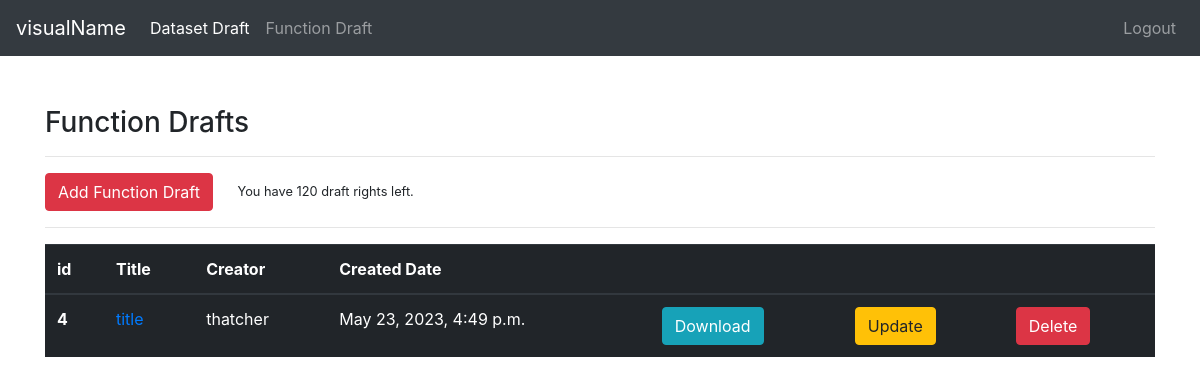
Page /drafts/funcDraft/ (signed in) on the earlier database version.
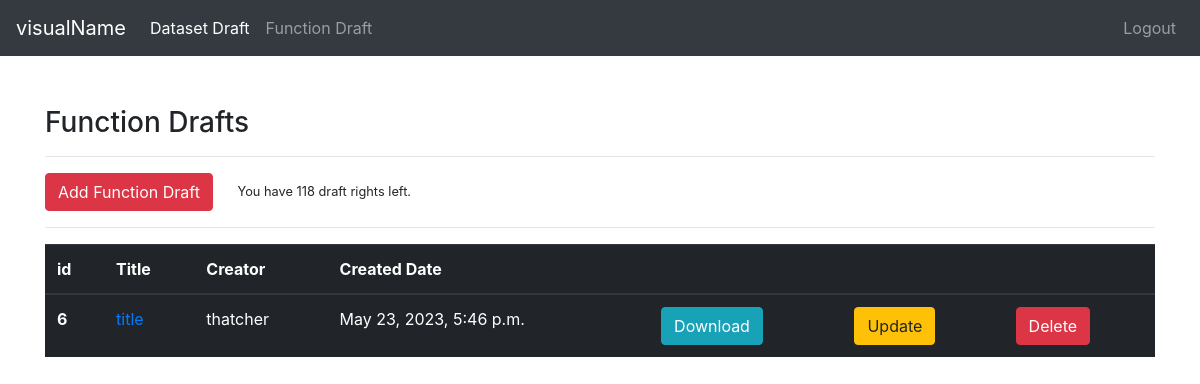
Same page on the later database version.
### drafts/models.py (models this page shows, shortened)
class DraftFunc(models.Model):
    creator = models.ForeignKey("auth.User", on_delete=models.CASCADE)
    created_date = models.DateTimeField(auto_now_add=True)
    title = models.CharField(max_length=50, default="title")
    title_fontsize = models.IntegerField(default=13)
    title_color = ColorField(default='#000000')
    equation = models.CharField(max_length=50, verbose_name='Equation in terms of x,y and z (function should be given in python math syntax, ex: x**2+y**2)')
    range_of_func = models.CharField(default="[(-10, 10), (-10, 10), (-10, 10)]",max_length=50, verbose_name="supply in the format of 3 tuples inside one list: [(x_min,x_max), (y_min,y_max), (z_min,z_max)]")
    color = ColorField(default='#000000')
    line_type_choices = [
        ('dashed','DASHED'),
        ('dotted', 'DOTTED'),
    ]
    line_type = models.CharField(choices=line_type_choices, max_length=50)

### drafts/views.py (the view)
# urls.py: path('funcDraft/', views.funcDraft, name="funcDraft"),
@login_required(login_url="user:login")
def funcDraft(request):
    profile = Profile.objects.filter(user=request.user).first()
    draft_right_left =  profile.draft_right_left
    funcDrafts = DraftFunc.objects.filter(creator = request.user)
    context = {
        "drafts":funcDrafts,
        "left":draft_right_left
    }
    return render(request, "func/funcDraft.html", context=context)

### templates/func/funcDraft.html
{% extends 'layout.html' %}
{% block body %}
<h3>Function Drafts</h3>
<hr>
<a class="btn btn-danger" href="{% url 'drafts:addFunc' %}">Add Function Draft</a>
<small style="margin-left: 20px">You have {{left}} draft rights left.</small>
<hr>
{% if drafts %}
<table class="table table-dark">
    <thead>
      <tr>
        <th scope="col">id</th>
        <th scope="col">Title</th>
        <th scope="col">Creator</th>
        <th scope="col">Created Date</th>
        <th scope="col"></th>
        <th scope="col"></th>
        <th scope="col"></th>
      </tr>
    </thead>
    <tbody>
        {% for draft in drafts %}
        <tr>
          <th scope="row">{{draft.id}}</th>
          <td><a href="{% url 'drafts:updateFuncDraft' draft.id %}">{{draft.title}}</a></td>
          <td>{{draft.creator}}</td>
          <td>{{draft.created_date}}</td>
          <td><a href="{% url 'drafts:downloadFuncDraft' draft.id %}" class="btn btn-info">Download</a></td>
          <td><a href="{% url 'drafts:updateFuncDraft' draft.id %}" class="btn btn-warning">Update</a></td>
          <td><a href="{% url 'drafts:deleteFuncDraft' draft.id %}" class="btn btn-danger">Delete</a></td>
        </tr>
        {% endfor %}
    </tbody>
  </table>
{% else %}
<div class="alert alert-danger">You dont have any drafts yet.</div>
{% endif %}
{% endblock body %}

### templates/layout.html (shortened to what this page needs)
{% load static %}
<!DOCTYPE html>
<html lang="en">
<head>
    <link rel="stylesheet" href="https://cdn.jsdelivr.net/npm/bootstrap@4.0.0/dist/css/bootstrap.min.css">
</head>
<body>
    {% include 'includes/navbar.html' %}
    <div style="margin-top: 50px; margin-bottom: 50px" class="container">
        {% block body %}
        {% endblock body %}
    </div>
</body>
</html>

### templates/includes/navbar.html (shortened to what this page needs)
<nav class="navbar navbar-expand-lg navbar-dark bg-dark">
    <a class="navbar-brand" href="{% url 'index' %}">visualName</a>
    <div class="collapse navbar-collapse" id="navbarColor01">
      <ul class="navbar-nav mr-auto">
        {% if request.user.is_authenticated %}
        <li class="nav-item active">
          <a class="nav-link" href="{% url 'drafts:datasetDraft' %}">Dataset Draft <span class="sr-only">(current)</span></a>
        </li>
        <li class="nav-item">
          <a class="nav-link" href="{% url 'drafts:funcDraft' %}">Function Draft</a>
        </li>
        {% endif %}
      </ul>
      <ul class="navbar-nav ml-auto">
        {% if request.user.is_authenticated %}
        <li class="nav-item">
          <a class="nav-link" href="{% url 'user:logout' %}">Logout</a>
        </li>
        {% endif %}
      </ul>
    </div>
  </nav>

Differences in the rows shown:
removed DraftFunc: id "4", title "title", creator "thatcher", created_date "May 23, 2023, 4:49 p.m."
added DraftFunc: id "6", title "title", creator "thatcher", created_date "May 23, 2023, 5:46 p.m."
Other differences:
{{ left }}: "120" → "118"
